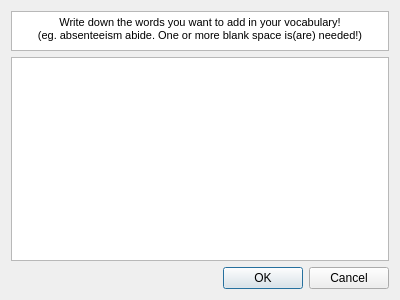
<?xml version="1.0" encoding="UTF-8"?>
<ui version="4.0">
 <class>addVocabulary</class>
 <widget class="QDialog" name="addVocabulary">
  <property name="geometry">
   <rect>
    <x>0</x>
    <y>0</y>
    <width>400</width>
    <height>300</height>
   </rect>
  </property>
  <property name="windowTitle">
   <string>Dialog</string>
  </property>
  <layout class="QGridLayout" name="gridLayout">
   <item row="0" column="0">
    <widget class="QTextBrowser" name="textBrowser">
     <property name="maximumSize">
      <size>
       <width>450</width>
       <height>40</height>
      </size>
     </property>
     <property name="html">
      <string>&lt;!DOCTYPE HTML PUBLIC &quot;-//W3C//DTD HTML 4.0//EN&quot; &quot;http://www.w3.org/TR/REC-html40/strict.dtd&quot;&gt;
&lt;html&gt;&lt;head&gt;&lt;meta name=&quot;qrichtext&quot; content=&quot;1&quot; /&gt;&lt;style type=&quot;text/css&quot;&gt;
p, li { white-space: pre-wrap; }
&lt;/style&gt;&lt;/head&gt;&lt;body style=&quot; font-family:'MS Shell Dlg 2'; font-size:8.25pt; font-weight:400; font-style:normal;&quot;&gt;
&lt;p align=&quot;center&quot; style=&quot; margin-top:0px; margin-bottom:0px; margin-left:0px; margin-right:0px; -qt-block-indent:0; text-indent:0px;&quot;&gt;Write down the words you want to add in your vocabulary!&lt;/p&gt;
&lt;p align=&quot;center&quot; style=&quot; margin-top:0px; margin-bottom:0px; margin-left:0px; margin-right:0px; -qt-block-indent:0; text-indent:0px;&quot;&gt;(eg. absenteeism abide. One or more blank space is(are) needed!)&lt;/p&gt;&lt;/body&gt;&lt;/html&gt;</string>
     </property>
    </widget>
   </item>
   <item row="1" column="0">
    <widget class="QTextEdit" name="addWord"/>
   </item>
   <item row="2" column="0">
    <widget class="QDialogButtonBox" name="checkBox">
     <property name="orientation">
      <enum>Qt::Horizontal</enum>
     </property>
     <property name="standardButtons">
      <set>QDialogButtonBox::Cancel|QDialogButtonBox::Ok</set>
     </property>
    </widget>
   </item>
  </layout>
 </widget>
 <resources/>
 <connections>
  <connection>
   <sender>checkBox</sender>
   <signal>accepted()</signal>
   <receiver>addVocabulary</receiver>
   <slot>accept()</slot>
   <hints>
    <hint type="sourcelabel">
     <x>248</x>
     <y>254</y>
    </hint>
    <hint type="destinationlabel">
     <x>157</x>
     <y>274</y>
    </hint>
   </hints>
  </connection>
  <connection>
   <sender>checkBox</sender>
   <signal>rejected()</signal>
   <receiver>addVocabulary</receiver>
   <slot>reject()</slot>
   <hints>
    <hint type="sourcelabel">
     <x>316</x>
     <y>260</y>
    </hint>
    <hint type="destinationlabel">
     <x>286</x>
     <y>274</y>
    </hint>
   </hints>
  </connection>
 </connections>
</ui>
